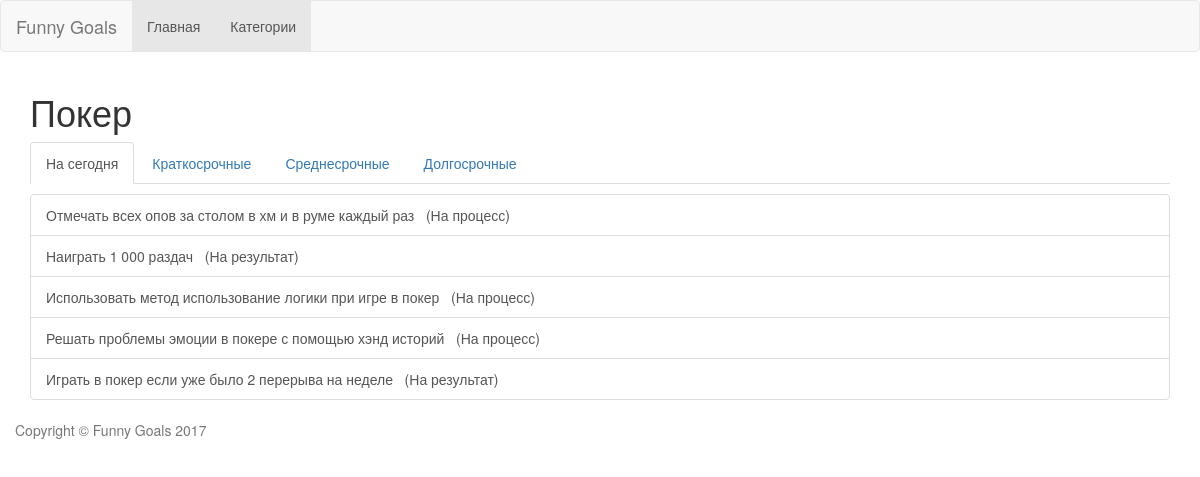
Page /goals/goal/list/1/TD/ on the committed database.
### goal_app/models.py (models this page shows, shortened)
class Category(models.Model):
    name = models.CharField(max_length=32, unique=True)
    in_future = models.BooleanField(default=False)
    in_future_reason = models.TextField(blank=True)
    priority = models.PositiveIntegerField(default=0)
    class Meta:
        ordering = ["priority"]

class Goal(models.Model):
    name = models.CharField(max_length=64)
    is_success = models.BooleanField(default=False)
    in_control = models.BooleanField(default=False)
    refs_in_control = models.ManyToManyField('self', null=True, blank=True)
    is_personal = models.BooleanField(default=False)
    def has_refs_in_control(self):
        return self.in_control or bool(self.refs_in_control.all())
    TODAY = 'TD'
    SHORT = 'SH'
    MIDDLE = 'MD'
    LONG = 'LG'
    BY_TIME = (
        (TODAY, 'На сегодня'),
        (SHORT, 'Краткосрочные'),
        (MIDDLE, 'Среднесрочные'),
        (LONG, 'Долгострочные')
    )
    by_time = models.CharField(max_length=2, choices=BY_TIME)
    RESULT = 'R'
    PROCESS = 'P'
    BY_TYPE = (
        (RESULT, 'На результат'),
        (PROCESS, 'На процесс')
    )
    by_type = models.CharField(max_length=1, choices=BY_TYPE)
    def get_type(self):
        for t in self.BY_TYPE:
            if t[0] == self.by_type:
                return t[1]
    why_important = models.TextField(blank=True)
    category = models.ForeignKey(Category)

### goal_app/views.py (the view)
# urls.py: url(r'^goal/list/(?P<category_id>\d+)/(?P<goal_time>\w{2})/$', GoalListView.as_view(), name='goal_list'),
class GoalListView(ListView):
    template_name = 'goal_list.html'
    model = Goal
    def get(self, request, *args, **kwargs):
        self.category = get_object_or_404(Category, pk=kwargs.get('category_id'))
        self.goal_time = kwargs.get('goal_time')
        return super().get(request, *args, **kwargs)
    def get_context_data(self, **kwargs):
        context = super().get_context_data(*kwargs)
        context['category'] = self.category
        context['tm'] = self.goal_time
        return context
    def get_queryset(self):
        qs = Goal.objects.filter(category = self.category, by_time=self.goal_time)
        return qs

### goal_app/templates/goal_list.html (shortened to what this page needs)
{% extends "main_list.html" %}
{% block caption %}
    <h1>{{category.name}}</h1>
    <ul class="nav nav-tabs">
      <li {% if tm == 'TD' %}class="active"{% endif %}>
          <a href="{% url 'goal_list' category_id=category.pk goal_time='TD' %}">На сегодня</a>
      </li>
      <li {% if tm == 'SH' %}class="active"{% endif %}>
          <a href="{% url 'goal_list' category_id=category.pk goal_time='SH' %}">Краткосрочные</a>
      </li>
      <li {% if tm == 'MD' %}class="active"{% endif %}>
          <a href="{% url 'goal_list' category_id=category.pk goal_time='MD' %}">Среднесрочные</a>
      </li>
      <li {% if tm == 'LG' %}class="active"{% endif %}>
          <a href="{% url 'goal_list' category_id=category.pk goal_time='LG' %}">Долгосрочные</a>
      </li>
    </ul>
{% endblock %}
{% block object %}
    <a href="{% url 'goal' pk=object.pk %}"
       class="list-group-item
    "
    >
        {{object.name}} &nbsp;
        ({{object.get_type}})
    </a>
{% endblock %}

### rows in the picture
Category: name "Покер"
Goal: name "Отмечать всех опов за столом в хм и в руме каждый раз", get_type "На процесс"
Goal: name "Наиграть 1 000 раздач", get_type "На результат"
Goal: name "Использовать метод использование логики при игре в покер", get_type "На процесс"
Goal: name "Решать проблемы эмоции в покере с помощью хэнд историй", get_type "На процесс"
Goal: name "Играть в покер если уже было 2 перерыва на неделе", get_type "На результат"
